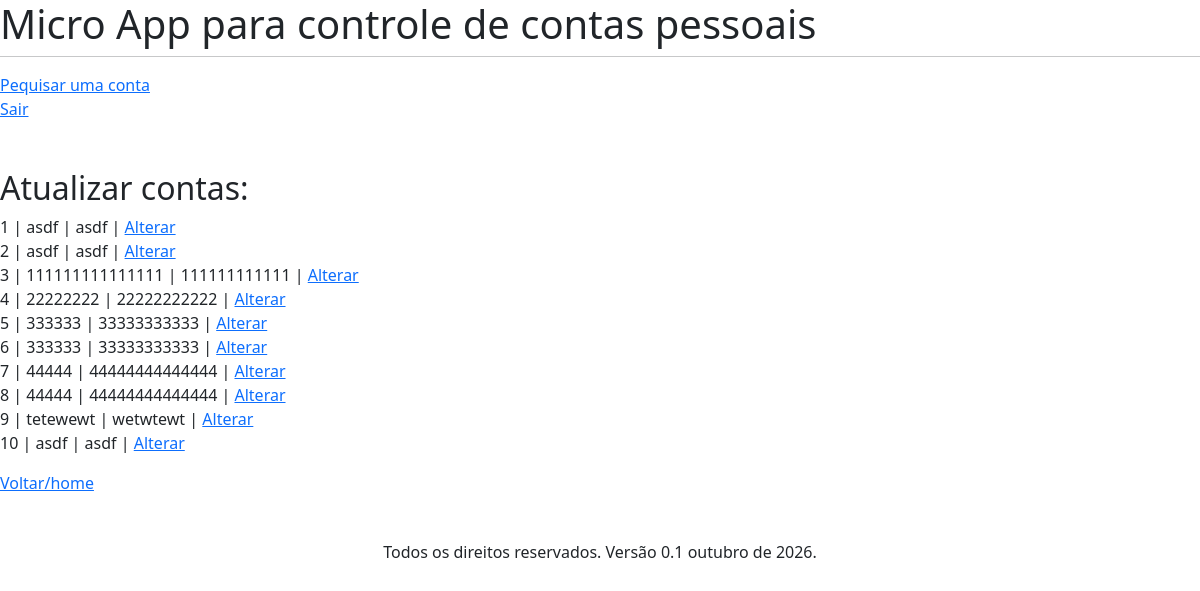
Page /atualizarContas/ on the earlier database version.
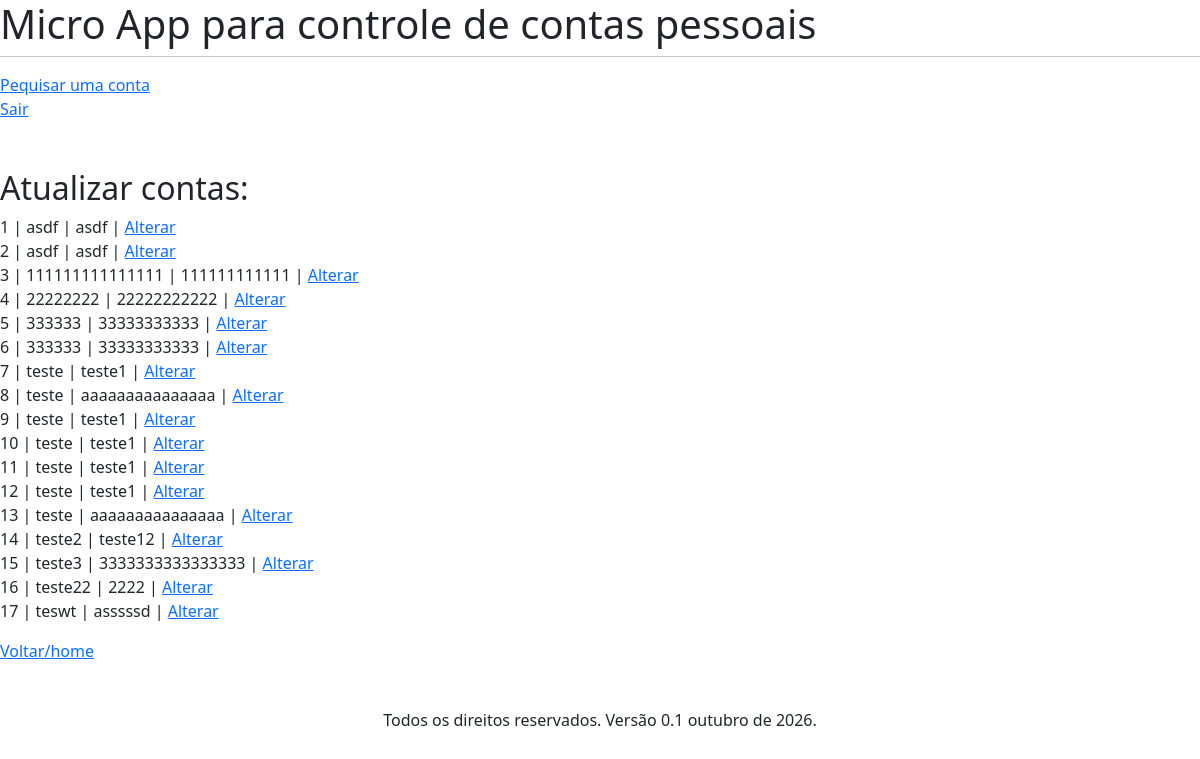
Same page on the later database version.
### contas/models.py (models this page shows, shortened)
class ContasPessoais(models.Model):
    código_contas = models.AutoField(primary_key=True)
    nome_conta = models.CharField(null=False, blank=False)
    fornecedor = models.CharField(null=False, blank=False)

### contas/views.py (the view)
# urls.py: path('atualizarContas/', views.atualizar_contas, name='atualizar_contas'),
def atualizar_contas(request):
    query = request.GET.get('get', '')
    contaspessoais = ContasPessoais.objects.filter(nome_conta__icontains=query)
    return render(request, 'atualizar_contas.html', {
        'contaspessoais': contaspessoais,
        'query': query,
        })

### contas/templates/atualizar_Contas.html (shortened to what this page needs)
{% extends 'base_contas.html' %}
{% block content %}
<div class="row mt-5">
    <h2>Atualizar contas:</h2>
    <ul>
        {% for contas in contaspessoais %}
        <li>
            {{ contas.código_contas }} |
            {{ contas.nome_conta }} |
            {{ contas.fornecedor }} |
            <a href="">Alterar</a>
        </li>
        {% endfor %}
    </ul>
    <a href="{% url 'index' %}">Voltar/home</a>
</div>
{% endblock %}

### contas/templates/base_contas.html (shortened to what this page needs)
<!doctype html>
<html lang="pt-br">
  <head>
    <link href="https://cdn.jsdelivr.net/npm/bootstrap@5.3.8/dist/css/bootstrap.min.css" rel="stylesheet">
  </head>
  <body>
        {% include 'includes/header.html' %}
    <main>
        {% block content %} {% endblock %}
    </main>
    {% include 'includes/footer.html' %}
  </body>
</html>

### contas/templates/includes/header.html
<header>
    <div class="row">
        <h1>Micro App para controle de contas pessoais</h1>
        <hr>
    </div>
    <div class="row">
        <div>
            <a href="{% url 'index' %}">Pequisar uma conta</a>
        </div>
        <div>
            <a href="{% url 'index' %}">Sair</a>
        </div>
    </div>
</header>

### contas/templates/includes/footer.html
<footer class="container d-flex justify-content-center mt-5">
    <hr><h6>Todos os direitos reservados. Versão 0.1 outubro de 2026.</h6>
</footer>

Differences in the rows shown:
changed ContasPessoais id 7: nome_conta "44444" → "teste"; fornecedor "44444444444444" → "teste1"
changed ContasPessoais id 8: nome_conta "44444" → "teste"; fornecedor "44444444444444" → "aaaaaaaaaaaaaaa"
changed ContasPessoais id 9: nome_conta "tetewewt" → "teste"; fornecedor "wetwtewt" → "teste1"
changed ContasPessoais id 10: nome_conta "asdf" → "teste"; fornecedor "asdf" → "teste1"
added ContasPessoais: código_contas "11", nome_conta "teste", fornecedor "teste1"
added ContasPessoais: código_contas "12", nome_conta "teste", fornecedor "teste1"
added ContasPessoais: código_contas "13", nome_conta "teste", fornecedor "aaaaaaaaaaaaaaa"
added ContasPessoais: código_contas "14", nome_conta "teste2", fornecedor "teste12"
added ContasPessoais: código_contas "15", nome_conta "teste3", fornecedor "3333333333333333"
added ContasPessoais: código_contas "16", nome_conta "teste22", fornecedor "2222"
added ContasPessoais: código_contas "17", nome_conta "teswt", fornecedor "asssssd"
